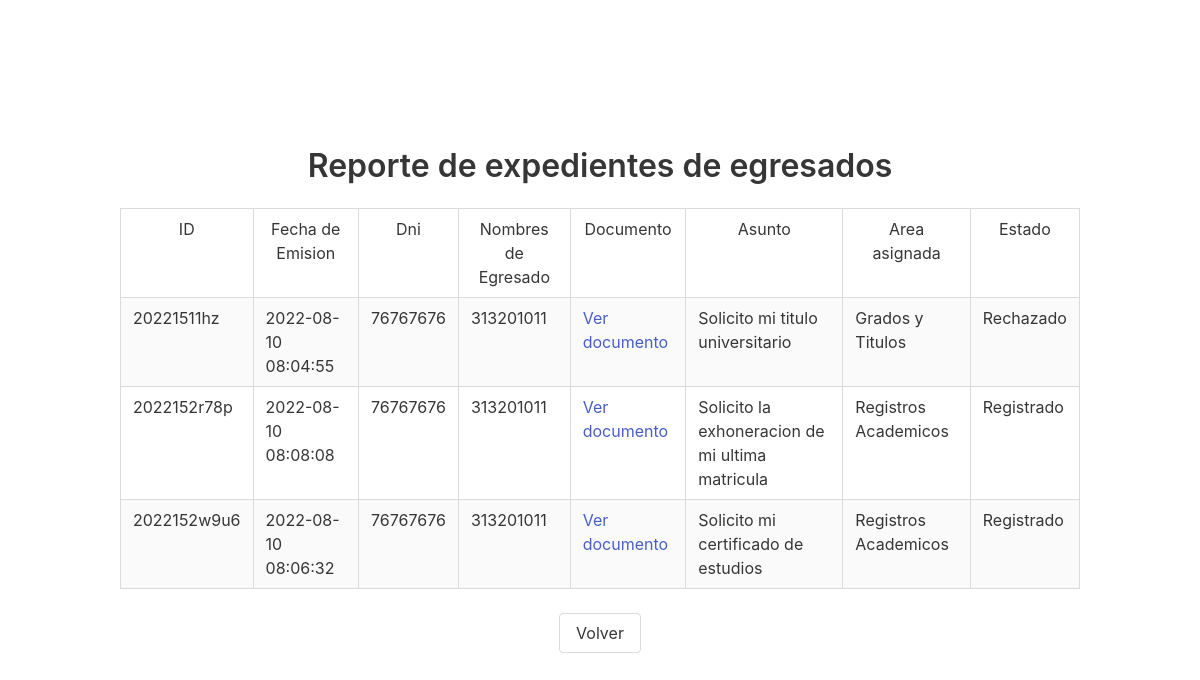
The page /rep_egresado.php (signed in) on the database its author committed.
### tables this page shows
CREATE TABLE IF NOT EXISTS `estadotramite` (
  `idestadotramite` int(11) NOT NULL AUTO_INCREMENT,
  `estadotramite` varchar(200) NOT NULL,
  PRIMARY KEY (`idestadotramite`)
);

CREATE TABLE IF NOT EXISTS `historialtramite` (
  `idhistorialtramite` int(11) NOT NULL AUTO_INCREMENT,
  `idtramite` varchar(12) NOT NULL,
  `fechaactualizacion` timestamp NOT NULL DEFAULT CURRENT_TIMESTAMP,
  `idestadotramite` int(11) NOT NULL,
  PRIMARY KEY (`idhistorialtramite`),
  KEY `FK_historial_tramite` (`idtramite`),
  KEY `FK_historial_estado` (`idestadotramite`)
);

### rep_egresado.php (the view, shortened to what this page needs)
<?php
    include("utils/conexion.php");
    $sql = "SELECT DISTINCT E.idtramite,
                (C.fecharegistro)Fecha,
                (B.dni)Dni,
                (A.username)Emisor,
                (C.asunto)Asunto,
                (D.area)Area,
                (F.estadotramite)Estado
        FROM usuario A
        INNER JOIN egresado  B ON A.idusuario = B.idusuario
        INNER JOIN tramite C ON A.idusuario = C.idusuario
        INNER JOIN area    D ON C.idarea    = D.idarea
        INNER JOIN historialtramite E ON C.idtramite       = E.idtramite
        INNER JOIN estadotramite F ON E.idestadotramite = F.idestadotramite
        GROUP BY E.idtramite";
    $data= mysql_query($sql, $cn);
?>
<!DOCTYPE html>
<html lang="en">
<head>
    <?php
        include("cabecera.php");
    ?>
</head>
<body>
    <div class="container fullscreen centered">
        <h1 class="title has-text-centered">Reporte de expedientes de egresados</h1>
        <table class="table is-hoverable is-bordered is-striped" align="center">
            <tr align="center">
                <td>ID</td>
                <td>Fecha de Emision</td>
                <td>Dni</td>
                <td>Nombres de Egresado</td>
                <td>Documento</td>
                <td>Asunto</td>
                <td>Area asignada</td>
                <td>Estado</td>
            </tr>
            <?php while($r = mysql_fetch_array($data)){
                $idTramite = $r["idtramite"];
                    $sqlEstado = "SELECT *
                        FROM historialtramite AS ht
                        INNER JOIN estadotramite AS et
                        ON ht.idestadotramite = et.idestadotramite
                        WHERE ht.idtramite = '$idTramite'
                        ORDER BY ht.fechaactualizacion DESC";
                $f = mysql_query($sqlEstado, $cn);
                $rEstado = mysql_fetch_array($f);
            ?>
                <tr>
                    <td><?php echo $r['idtramite'] ?></td>
                    <td><?php echo $r['Fecha']?></td>
                    <td><?php echo $r['Dni']?></td>
                    <td><?php echo $r['Emisor']?></td>
                    <td>
                        <a href="tramites/<?php echo $r["idtramite"] ?>.pdf" target="_blank">Ver documento</a>
                    </td>
                    <td><?php echo $r['Asunto']?></td>
                    <td><?php echo $r['Area']?></td>
                    <td><?php echo $rEstado['estadotramite']?></td>
                </tr>
            <?php } ?>
        </table>
        <footer class="has-text-centered">
            <a href="principal-administrador.php" class="button">Volver</a>
        </footer>
    </div>
</body>
</html>

### css/estilos.css (style rules this page uses)
* { margin: 0; padding: 0; box-sizing: border-box; }
.container.centered { display: grid; place-content: center; }
.container.fullscreen { min-height: 100vh; }

### rows shown on the page
estadotramite: estadotramite "Rechazado"
historialtramite: idestadotramite.estadotramite "Registrado"
historialtramite: idestadotramite.estadotramite "Registrado"

### other values the page prints
$r['idtramite'] "20221511hz"
$r['Fecha'] "2022-08-10 08:04:55"
$r['Dni'] "76767676"
$r['Emisor'] "313201011"
$r['Asunto'] "Solicito mi titulo universitario"
$r['Area'] "Grados y Titulos"
$r['idtramite'] "2022152r78p"
$r['Fecha'] "2022-08-10 08:08:08"
$r['Asunto'] "Solicito la exhoneracion de mi ultima matricula"
$r['Area'] "Registros Academicos"
$r['idtramite'] "2022152w9u6"
$r['Fecha'] "2022-08-10 08:06:32"
$r['Asunto'] "Solicito mi certificado de estudios"
